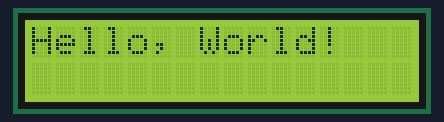
A sketch run on a simulated ESP32. On the bench: 16×2 character LCD. What the sketch prints to the serial monitor is not drawn.

Above: at 5.1 s.
At 6.2 s:
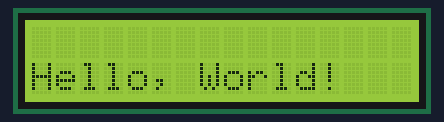

The sketch:

lcd_i2c_esptest.ino
```cpp
/*
 Name:		Sketch13.ino
 Created:	2/24/2021 12:30:04 PM
 Author:	jgold
*/


#include <WiFi.h>
#include <Wire.h>
#include <LiquidCrystal_I2C.h>


// lcd setup
int lcdCols = 16;
int lcdRows = 2;

// I2C display (uses same data protocol as atlas sensor
LiquidCrystal_I2C lcd(0x3F, lcdCols, lcdRows);
byte ad;

// the setup function runs once when you press reset or power the board
void setup() {
	Wire.begin();
    i2c_scanner();

	Serial.begin(115200);
    lcd.init();
    lcd.backlight();

}


// the loop function runs over and over again until power down or reset
void loop() {


    // Scanner should come back with devices found on i2c ports
    //Serial.println("SCANNER COMPLETE");
    lcd.setCursor(0, 0);
    lcd.print("Hello, World!");
    delay(1000);
    // clears the display to print new message
    lcd.clear();

    lcd.setCursor(0, 1);
    lcd.print("Hello, World!");
    delay(1000);
    lcd.clear();

}


// scan for i2c devices on esp module
// Prints out the 0x00 address of I2C device
void i2c_scanner() {
    byte error, address;
    int nDevices;
    Serial.println("Scanning.....");
    nDevices = 0;
    // loop address spaces
    for (address = 1; address < 127; address++) {
        Wire.beginTransmission(address);
        error = Wire.endTransmission();
        if (error == 0) {
            Serial.print("I2C device found at address 0x");
            if (address < 16) {
                Serial.print("0");
            }
            Serial.println(address, HEX);
            nDevices++;
        }
        else if (error == 4) {
            Serial.print("Unknow error at address 0x");
            if (address < 16) {
                Serial.print("0");
            }
            Serial.println(address, HEX);

        }
    }
    if (nDevices == 0) {
        Serial.println("No I2C devices found\n");
    }
    else {
        ad = address;
        Serial.println("done\n");
    }
    delay(5000);
}
```

Measured:
- what the display in image 0 shows lasts 1.0 s, from 5.1 s to 6.1 s
